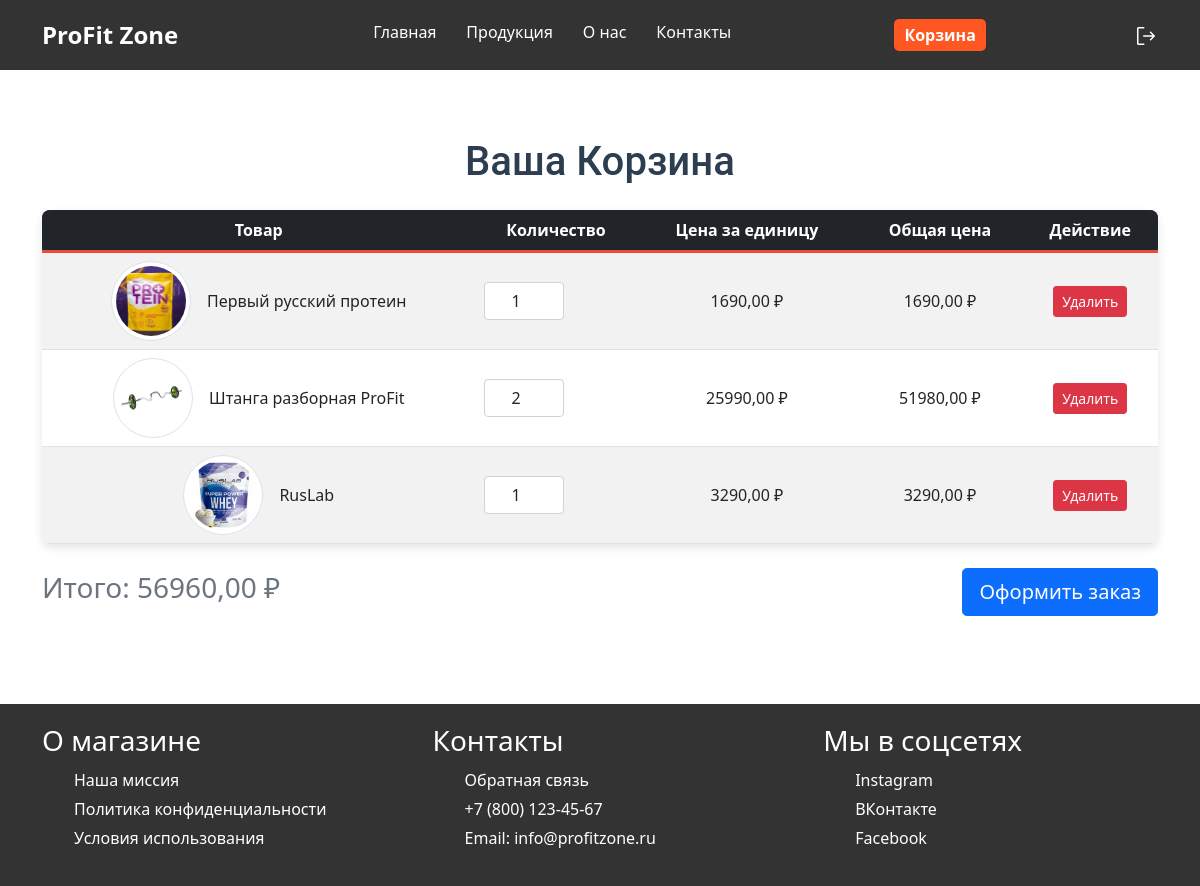
The app's page /cart (signed in) with its own data.
### main/models.py (models this page shows, shortened)
class CartItem(models.Model):
    cart = models.ForeignKey(Cart, related_name='items', on_delete=models.CASCADE)
    product = models.ForeignKey(Product, on_delete=models.CASCADE)
    quantity = models.PositiveIntegerField(default=1)
    added_at = models.DateTimeField(auto_now_add=True)
    def get_total_price(self):
        return self.quantity * self.product.price

class Product(PolymorphicModel):
    id = models.AutoField(primary_key=True)
    name = models.CharField(max_length=255)
    description = models.TextField()
    price = models.DecimalField(max_digits=10, decimal_places=2)
    popularity = models.IntegerField(default=0)
    img = models.ImageField(upload_to='images/', blank=True, null=True)

class Cart(models.Model):
    user = models.OneToOneField(User, on_delete=models.CASCADE)
    def get_total_price(self):
        return sum(item.get_total_price() for item in self.items.all())

### main/views.py (the view)
# urls.py: path('cart', views.cart, name='cart'),
def cart(request):
    cart, created = Cart.objects.get_or_create(user=request.user)
    return render(request, 'main/cart.html', {'cart':cart})

### main/templates/main/cart.html (shortened to what this page needs)
{% extends 'main/layout.html' %}
{% load static %}
{% block content %}
<div class="container my-5">
    <h1 class="mb-4 text-center">Ваша Корзина</h1>
    {% if cart.items.all %}
    <table class="table table-striped table-hover align-middle">
        <thead class="table-dark text-center">
            <tr>
                <th>Товар</th>
                <th>Количество</th>
                <th>Цена за единицу</th>
                <th>Общая цена</th>
                <th>Действие</th>
            </tr>
        </thead>
        <tbody>
            {% for item in cart.items.all %}
            <tr data-item-id="{{ item.id }}">
                <td>
                    <div class="d-flex justify-content-center align-items-center">
                        <img src="{{ item.product.img.url }}" alt="{{ item.product.name }}" class="img-thumbnail me-3"
                            style="width: 80px; height: 80px;">
                        <span>{{ item.product.name }}</span>
                    </div>
                </td>
                <td class="text-center">
                    <input type="number" value="{{ item.quantity }}" min="1" class="form-control text-center update-quantity"
                        style="width: 80px;">
                </td>
                <td class="text-center">{{ item.product.price }} ₽</td>
                <td class="text-center total-price">{{ item.get_total_price }} ₽</td>
                <td class="text-center">
                    <button class="btn btn-danger btn-sm remove-item">Удалить</button>
                </td>
            </tr>
            {% endfor %}
        </tbody>
    </table>
    <div class="d-flex justify-content-between align-items-center mt-4">
        <h3 class="text-muted">Итого: <span id="cart-total">{{ cart.get_total_price }}</span> ₽</h3>
        <a href="{% url 'order' %}" class="btn btn-primary btn-lg">Оформить заказ</a>
    </div>
    {% else %}
    <div class="alert alert-warning text-center" role="alert">
        Ваша корзина пуста. <a href="#" class="alert-link">Посмотреть товары</a>.
    </div>
    {% endif %}
</div>
{% endblock %}

### main/static/main/css/main.css (style rules this page uses)
* { margin: 0; padding: 0; box-sizing: border-box; }
body { font-family: Arial, sans-serif; line-height: 1.6; background-color: #f4f4f4; }
.container { width: 90%; margin: 0 auto; max-width: 1200px; }
.container { max-width: 900px; }
.table { background-color: #fff; border-radius: 8px; overflow: hidden; box-shadow: 0 4px 10px rgba(0, 0, 0, 0.1); }
h1 { font-family: 'Roboto', sans-serif; font-weight: 700; color: #2c3e50; }
.table thead { background-color: #34495e; color: white; border-bottom: 3px solid #e74c3c; text-align: center; }
.table td { vertical-align: middle; text-align: center; }
.table img { border-radius: 50%; }
.btn-danger { background-color: #e74c3c; border-color: #e74c3c; }
.btn-primary { background-color: #3498db; border-color: #3498db; }
.d-flex { display: flex; justify-content: space-between; align-items: center; }

### records on screen
CartItem: product.img (picture), product.name "Первый русский протеин", quantity "1", product.price "1690,00", get_total_price "1690,00"
CartItem: product.img (picture), product.name "Штанга разборная ProFit", quantity "2", product.price "25990,00", get_total_price "51980,00"
CartItem: product.img (picture), product.name "RusLab", quantity "1", product.price "3290,00", get_total_price "3290,00"
Cart: get_total_price "56960,00"
